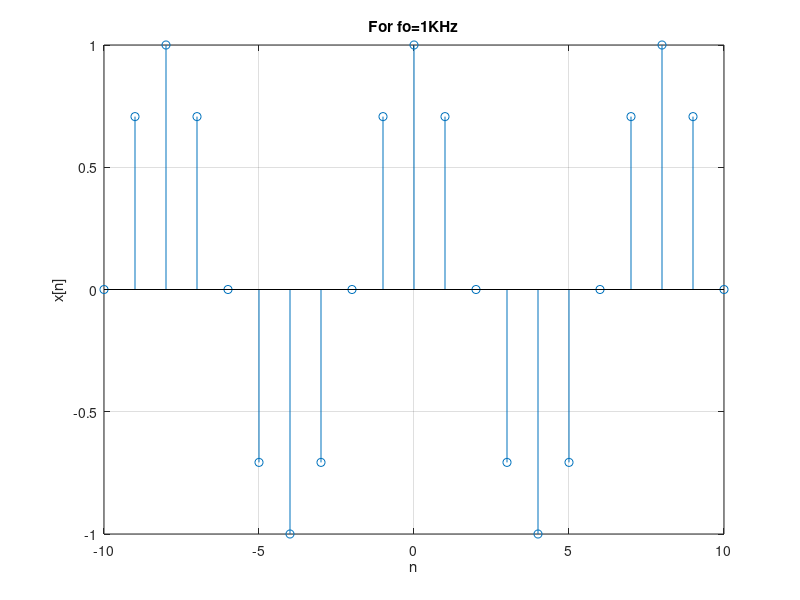

This figure's MATLAB source:
n=-10:1:10;
x=cos(2*pi*(1/8)*n);
stem(n,x)
xlim([-10.0 10.0])
ylim([-1.00 1.00])
grid on
title('For fo=1KHz')
xlabel('n')
ylabel('x[n]')
